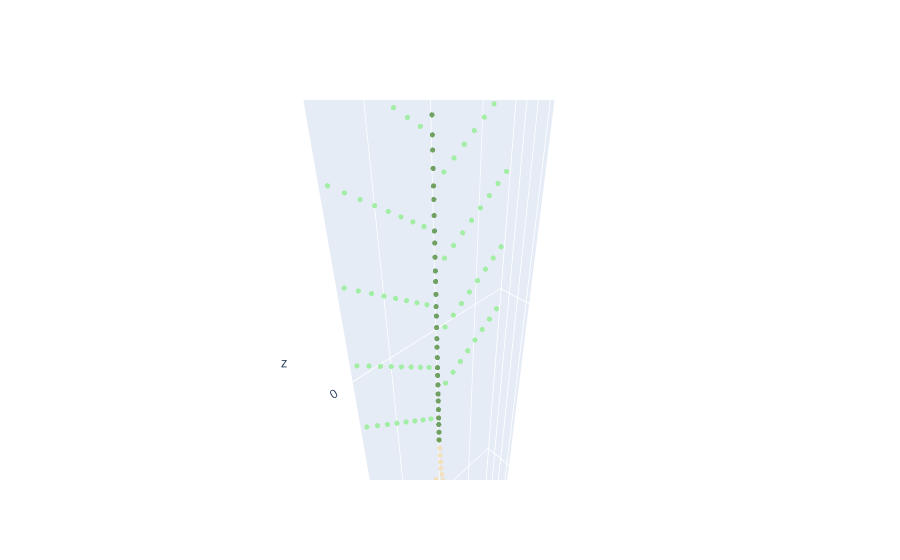
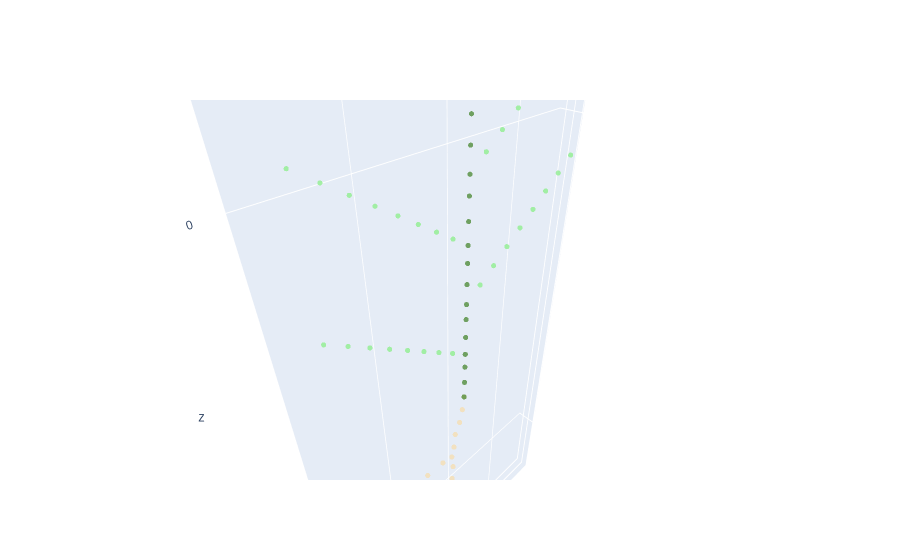

Here is the notebook cell these charts were saved with, in order:
### Markdown cell above
## 6. Change the length of the Stem
### 6.1 lmax: the maximal length
Length is controled by six parameters, among them, the maximal length is controled by lmax. if we only change the lmax, the growth will only depends on the time. Lets see what will happend if we only change the lmax of the main stem:

### Code cell
def change_parameter(input_name, output_name, organ_name, subtype , parameter_name, value_type, value):   
    all_parameter = ET.parse("../../modelparameter/{}.xml".format(input_name)) # read the parameter file from xml file
    plant_parameter = all_parameter.getroot() # get the first level of parameters
    original_lmax = plant_parameter.find("./organ[@type='{}'][@subType='{}']/parameter[@name='{}']".format(organ_name, subtype, parameter_name)).get('{}'.format(value_type)) # get function to read the value
    # The '10' in the following line is the value that need to be changed change the value
    plant_parameter.find("./organ[@type='{}'][@subType='{}']/parameter[@name='{}']".format(organ_name, subtype, parameter_name)).set('{}'.format(value_type),'{}'.format(value)) # set function to read the value
    current_lmax = plant_parameter.find("./organ[@type='{}'][@subType='{}']/parameter[@name='{}']".format(organ_name, subtype, parameter_name)).get('{}'.format(value_type)) # get function to read the value
    print('original {} of {} organ with subtype {} is {}, changed to {}'.format(parameter_name, organ_name, subtype ,original_lmax, current_lmax))
    all_parameter.write('../../modelparameter/{}.xml'.format(output_name))
change_parameter('PMA2018', 'testXML', 'stem', '1', 'lmax', 'value','10')
name = 'testXML'
smallplant = CPlantBox(name, time, name) # make a plant object in python
fig = visual_plant(smallplant)    
fig.show()
# Try to change the "10" to 5
change_parameter('PMA2018', 'testXML', 'stem', '1', 'lmax', 'value','5')
smallplant = CPlantBox(name, time, name) # make a plant object in python
fig = visual_plant(smallplant)    
fig.show()

### Figure 1 — Plotly figure (JSON) as saved in the notebook; plotly's stock layout.template omitted (floating-point values rounded to 4 significant figures; data arrays with more than 128 entries replaced by an {"elided": "..."} marker saying what was removed)
{"data": [{"marker": {"color": {"elided": "177 int values"}, "colorscale": [[0, "wheat"], [0.5, "darkgreen"], [1, "lightgreen"]], "opacity": 0.8, "size": 3}, "mode": "markers", "name": "plant", "type": "scatter3d", "x": {"elided": "177 float values"}, "y": {"elided": "177 float values"}, "z": {"elided": "177 float values"}}], "layout": {"autosize": true, "scene": {"aspectmode": "data", "aspectratio": {"x": 1, "y": 1, "z": 1}, "domain": {"x": [0, 1], "y": [0, 1]}}}}

### Figure 2 — Plotly figure (JSON) as saved in the notebook; plotly's stock layout.template omitted (floating-point values rounded to 4 significant figures)
{"data": [{"marker": {"color": [2, 4, 2, 2, 2, 2, 2, 2, 2, 2, 2, 2, 2, 2, 2, 2, 2, 2, 2, 2, 2, 2, 4, 4, 4, 8, 8, 8, 8, 8, 8, 8, 8, 4, 4, 4, 8, 8, 8, 8, 8, 8, 8, 8, 4, 4, 4, 8, 8, 8, 8, 8, 8, 8, 8, 4, 4, 4, 8, 8, 8, 8, 8, 8, 8, 8, 4, 4, 4, 8, 8, 8, 8, 8, 8, 8, 8, 4, 4, 4, 8, 8, 8, 8, 8, 8, 8, 8, 4, 4, 4, 8, 8, 8, 8, 8, 8, 8, 8, 4], "colorscale": [[0, "wheat"], [0.5, "darkgreen"], [1, "lightgreen"]], "opacity": 0.8, "size": 3}, "mode": "markers", "name": "plant", "type": "scatter3d", "x": [0, 0, 3.466e-05, 0.000214, 0.0005859, 0.0007873, 0.003151, 0.005567, 0.007941, 0.01034, 0.01276, 0.01515, 0.01737, 0.01833, 0.000844, 0.0005886, 0.0008645, 0.001268, 0.001695, 0.002618, 0.003503, 0.004123, 0, 0, 0, 0.002023, 0.004045, 0.006068, 0.00809, 0.01011, 0.01214, 0.01416, 0.01618, 0, 0, 0, -0.002023, -0.004045, -0.006068, -0.00809, -0.01011, -0.01214, -0.01416, -0.01618, 0, 0, 0, 0.002023, 0.004045, 0.006068, 0.00809, 0.01011, 0.01214, 0.01416, 0.01618, 0, 0, 0, -0.002023, -0.004045, -0.006068, -0.00809, -0.01011, -0.01214, -0.01416, -0.01618, 0, 0, 0, 0.002023, 0.004045, 0.006068, 0.00809, 0.01011, 0.01214, 0.01416, 0.01618, 0, 0, 0, -0.002023, -0.004045, -0.006068, -0.00809, -0.01011, -0.01214, -0.01416, -0.01618, 0, 0, 0, 0.002023, 0.004045, 0.006068, 0.00809, 0.01011, 0.01214, 0.01416, 0.01618, 0], "y": [0, 0, -0.000223, -0.0004594, -0.0008623, -0.0008794, -0.0005885, -0.0009203, -0.001685, -0.002325, -0.00243, -0.002673, -0.002297, -0.002061, -0.00123, -0.001222, -0.001136, -0.001251, -0.001388, -0.001313, -0.001396, -0.001433, 0, 0, 0, -2.794e-16, -5.588e-16, -8.383e-16, -1.118e-15, -1.397e-15, -1.677e-15, -1.956e-15, -2.235e-15, 0, 0, 0, 5.312e-16, 1.062e-15, 1.593e-15, 2.125e-15, 2.656e-15, 3.187e-15, 3.718e-15, 4.249e-15, 0, 0, 0, 1.368e-16, 2.737e-16, 4.105e-16, 5.474e-16, 6.842e-16, 8.211e-16, 9.579e-16, 1.095e-15, 0, 0, 0, 1.149e-16, 2.298e-16, 3.447e-16, 4.596e-16, 5.745e-16, 6.894e-16, 8.043e-16, 9.191e-16, 0, 0, 0, -3.666e-16, -7.333e-16, -1.1e-15, -1.467e-15, -1.833e-15, -2.2e-15, -2.566e-15, -2.933e-15, 0, 0, 0, 6.184e-16, 1.237e-15, 1.855e-15, 2.473e-15, 3.092e-15, 3.71e-15, 4.329e-15, 4.947e-15, 0, 0, 0, 4.963e-17, 9.926e-17, 1.489e-16, 1.985e-16, 2.482e-16, 2.978e-16, 3.474e-16, 3.97e-16, 0], "z": [-0.03, -0.03, -0.03249, -0.03497, -0.03741, -0.0399, -0.04066, -0.04121, -0.04105, -0.04075, -0.04136, -0.04205, -0.04314, -0.04363, -0.04238, -0.04486, -0.04735, -0.04981, -0.05227, -0.05459, -0.05693, -0.05935, -0.0275, -0.025, -0.023, -0.02153, -0.02006, -0.01859, -0.01712, -0.01565, -0.01418, -0.01271, -0.01124, -0.0205, -0.018, -0.016, -0.01453, -0.01306, -0.01159, -0.01012, -0.008653, -0.007183, -0.005714, -0.004244, -0.0135, -0.011, -0.009, -0.007531, -0.006061, -0.004592, -0.003122, -0.001653, -0.0001832, 0.001286, 0.002756, -0.0065, -0.004, -0.002, -0.0005305, 0.0009389, 0.002408, 0.003878, 0.005347, 0.006817, 0.008286, 0.009756, 0.0005, 0.003, 0.005, 0.006469, 0.007939, 0.009408, 0.01088, 0.01235, 0.01382, 0.01529, 0.01676, 0.0075, 0.01, 0.012, 0.01347, 0.01494, 0.01641, 0.01788, 0.01935, 0.02082, 0.02229, 0.02376, 0.0145, 0.017, 0.019, 0.02047, 0.02194, 0.02341, 0.02488, 0.02635, 0.02782, 0.02929, 0.03076, 0.02]}], "layout": {"autosize": true, "scene": {"aspectmode": "data", "aspectratio": {"x": 1, "y": 1, "z": 1}, "domain": {"x": [0, 1], "y": [0, 1]}}}}
